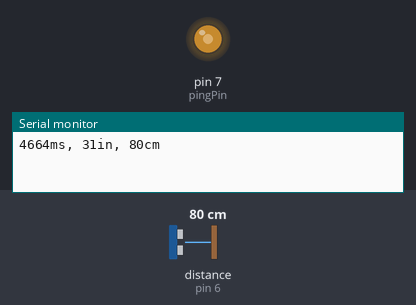
A sketch run on a simulated Arduino Uno, built with avr-gcc and run on an emulated ATmega328P. Parts: output pins drawn as LEDs (lit = HIGH), the last lines printed to the serial monitor. The test bench sets the inputs (shaded band); at power-on: distance to the obstacle (sensor on pin 6) 80 cm. The echo pulse lasts 58.3 µs per cm.

Above: at 0.13 s.
At 1.9 s:
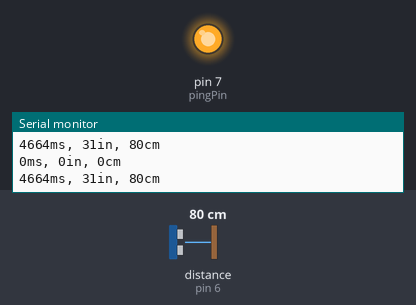
2.0 s: distance to the obstacle (sensor on pin 6) set to 250 cm
At 3.0 s:
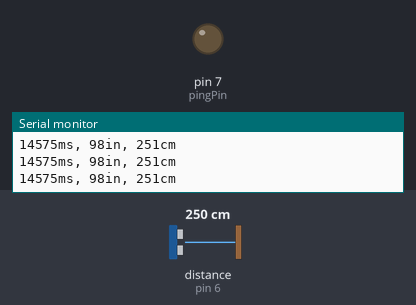
6.1 s: distance to the obstacle (sensor on pin 6) set to 2 cm
Timing chart, 0 to 9.1 s (numbered marks = the images above; inputs shaded):
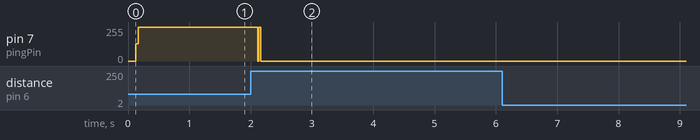

The sketch:

test_sonicSensor_multitasking_refactor.ino
```cpp
/*
  Example code and description of how this sensor works:
    https://howtomechatronics.com/tutorials/arduino/ultrasonic-sensor-hc-sr04/

  Note:
    In the example code they use the delay function but that's not going to work for my needs. Hence the rewrite with the if statements.
    I can't have my code come to a screeching hault every time the ultrasonic sensor is polled.

  From URL:
    "In order to generate the ultrasound we need to set the Trig pin on a High State for 10 µs.
    That will send out an 8 cycle ultrasonic burst which will travel at the speed of sound.
    The Echo pins goes high right away after that 8 cycle ultrasonic burst is sent,
    and it starts listening or waiting for that wave to be reflected from an object.

    If there is no object or reflected pulse, the Echo pin will time-out after 38ms
    and get back to low state.

    If we receive a reflected pulse, the Echo pin will go down sooner than those 38ms.
    According to the amount of time the Echo pin was HIGH, we can determine the distance
    the sound wave traveled, thus the distance from the sensor to the object."
*/

const int pingPin = 7;  // Trigger Pin of Ultrasonic Sensor
const int echoPin = 6;  // Echo Pin of Ultrasonic Sensor

///////////////////////////////////Classes stored here///////////////////////////////////
class SonicSensor {
private:
  long duration;
  long inches;
  long cm;
  long delayTime;
  long clearTime;
  long burstTime;
  unsigned long previousClear; // Do I really need one variable for each time interval being tracked? Would be better to use just one right? No need for 3?
  unsigned long previousBurst;
  unsigned long previousDelay;

public:
  SonicSensor(int delay, int clear, int burst) {
    delayTime = delay;
    clearTime = clear;
    burstTime = burst;
    pinMode(pingPin, OUTPUT);
    pinMode(echoPin, INPUT);
    previousClear = 0;
    previousBurst = 0;
    previousDelay = 0;
  }

  void Update() { // For some reason the serial print is displaying one set of outputs thats all zero and another set of outputs with correct distance.
    unsigned long currentMillis = millis();
    digitalWrite(pingPin, LOW);
    if (currentMillis - previousClear >= clearTime) {
      digitalWrite(pingPin, HIGH);
      previousClear = currentMillis;
    }
    if (currentMillis - previousBurst >= burstTime) {
      digitalWrite(pingPin, LOW);
      previousBurst = currentMillis;
    }
    if (currentMillis - previousDelay >= delayTime) {
      duration = pulseIn(echoPin, HIGH);
      inches = duration / 74 / 2;
      cm = duration / 29 / 2;
      Serial.print(duration);
      Serial.print("ms, ");
      Serial.print(inches);
      Serial.print("in, ");
      Serial.print(cm);
      Serial.print("cm");
      Serial.println();
    }
  }
};

///////////////////////////////////Inits stored here///////////////////////////////////
SonicSensor sensor1(100, 2, 10);

///////////////////////////////////Setup and loop stored here///////////////////////////////////
void setup() {
  Serial.begin(9600);
}
void loop() {
  sensor1.Update();
}
///////////////////////////////////Functions stored here///////////////////////////////////
```

Measured:
- after the input at 2.0 s, pin 7 (pingPin): 255/255 → 0/255 after 0.11 s
